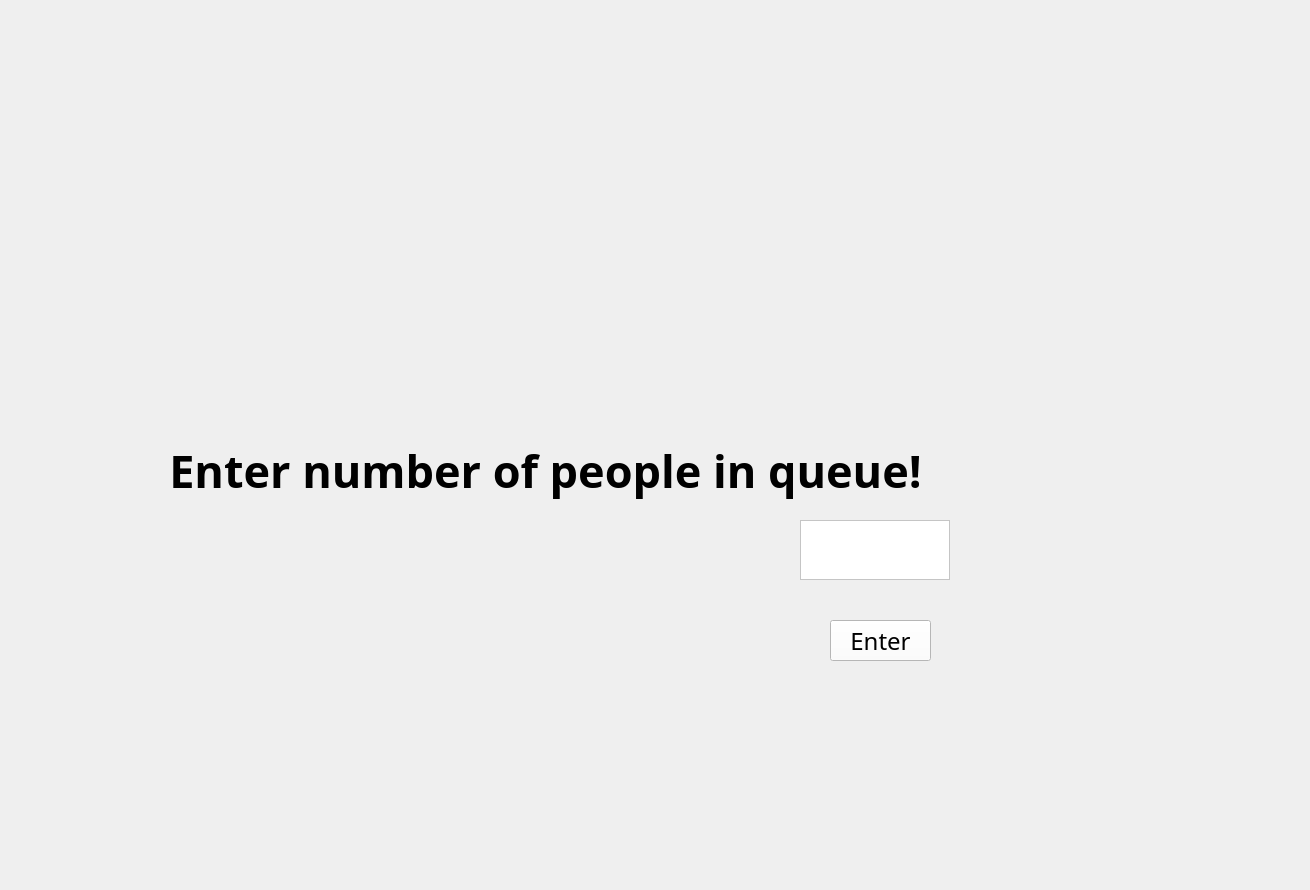
      <widget class="QWidget" name="calcwait_2">
       <attribute name="title">
        <string>Calculate Wait Time</string>
       </attribute>
       <widget class="QLabel" name="text_pplno_2">
        <property name="geometry">
         <rect>
          <x>0</x>
          <y>370</y>
          <width>1091</width>
          <height>200</height>
         </rect>
        </property>
        <property name="font">
         <font>
          <family>Papyrus</family>
          <pointsize>34</pointsize>
          <weight>75</weight>
          <bold>true</bold>
         </font>
        </property>
        <property name="styleSheet">
         <string notr="true">background-color: rgb(0, 0, 0,0%);</string>
        </property>
        <property name="text">
         <string>Enter number of people in queue!</string>
        </property>
        <property name="alignment">
         <set>Qt::AlignCenter</set>
        </property>
       </widget>
       <widget class="QLabel" name="error_msg_2">
        <property name="geometry">
         <rect>
          <x>140</x>
          <y>510</y>
          <width>680</width>
          <height>180</height>
         </rect>
        </property>
        <property name="font">
         <font>
          <family>Papyrus</family>
          <pointsize>28</pointsize>
         </font>
        </property>
        <property name="styleSheet">
         <string notr="true">background-color: rgb(255, 255, 255,0%);</string>
        </property>
        <property name="text">
         <string/>
        </property>
        <property name="wordWrap">
         <bool>true</bool>
        </property>
       </widget>
       <widget class="QPlainTextEdit" name="enter_waittime_2">
        <property name="geometry">
         <rect>
          <x>800</x>
          <y>520</y>
          <width>150</width>
          <height>60</height>
         </rect>
        </property>
        <property name="font">
         <font>
          <family>Papyrus</family>
          <pointsize>18</pointsize>
         </font>
        </property>
        <property name="styleSheet">
         <string notr="true">background-color: rgb(255, 255, 255);</string>
        </property>
       </widget>
       <widget class="QPushButton" name="enter_button_2">
        <property name="geometry">
         <rect>
          <x>830</x>
          <y>620</y>
          <width>101</width>
          <height>41</height>
         </rect>
        </property>
        <property name="font">
         <font>
          <family>Papyrus</family>
          <pointsize>18</pointsize>
         </font>
        </property>
        <property name="styleSheet">
         <string notr="true">background-color: rgb(255, 255, 255);</string>
        </property>
        <property name="text">
         <string>Enter</string>
        </property>
       </widget>
       <widget class="QLabel" name="waitTime_pic_2">
        <property name="geometry">
         <rect>
          <x>-110</x>
          <y>-10</y>
          <width>1301</width>
          <height>881</height>
         </rect>
        </property>
        <property name="font">
         <font>
          <pointsize>10</pointsize>
         </font>
        </property>
        <property name="styleSheet">
         <string notr="true"/>
        </property>
        <property name="text">
         <string/>
        </property>
        <property name="pixmap">
         <pixmap>New Pic/Blue and Orange Gym Time Promo Poster.png</pixmap>
        </property>
       </widget>
       <zorder>waitTime_pic_2</zorder>
       <zorder>text_pplno_2</zorder>
       <zorder>error_msg_2</zorder>
       <zorder>enter_waittime_2</zorder>
       <zorder>enter_button_2</zorder>
      </widget>
